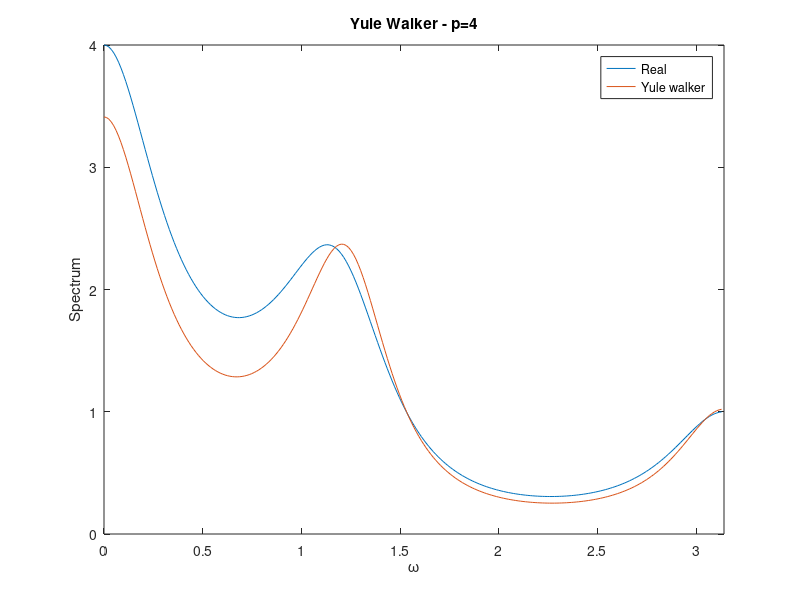
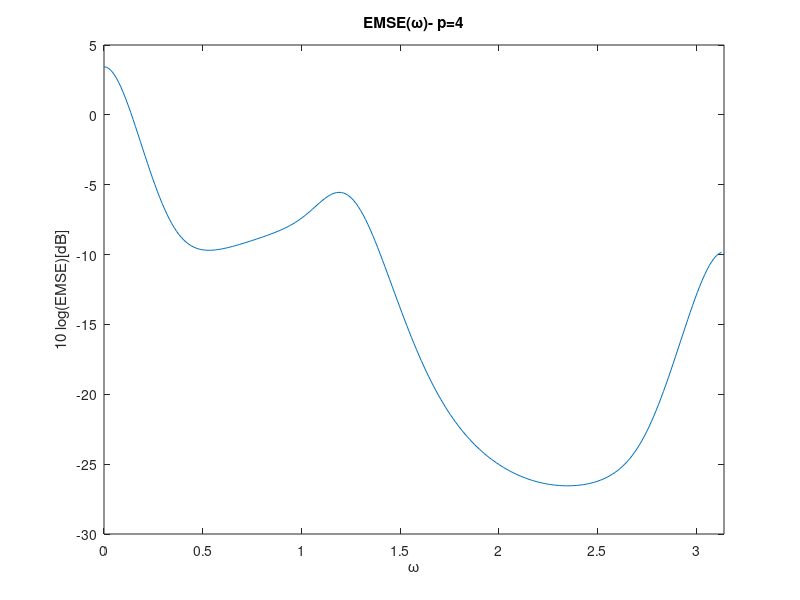
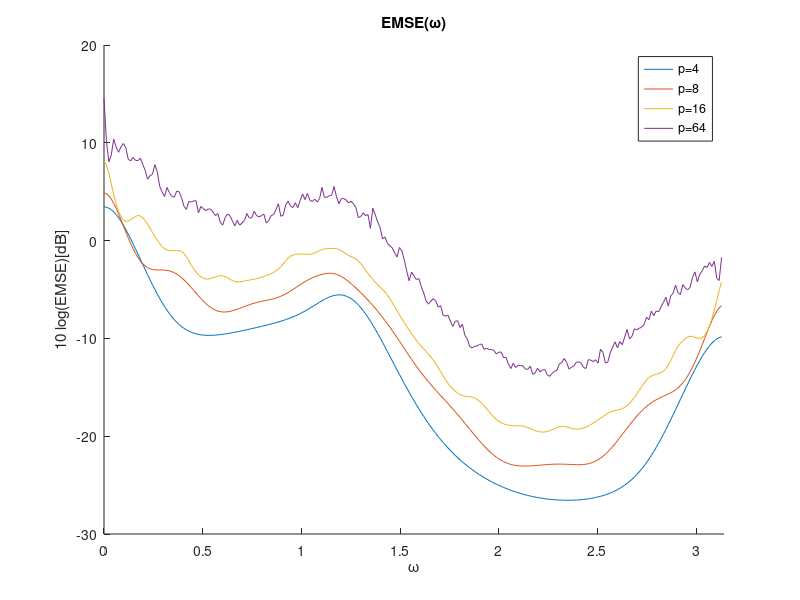
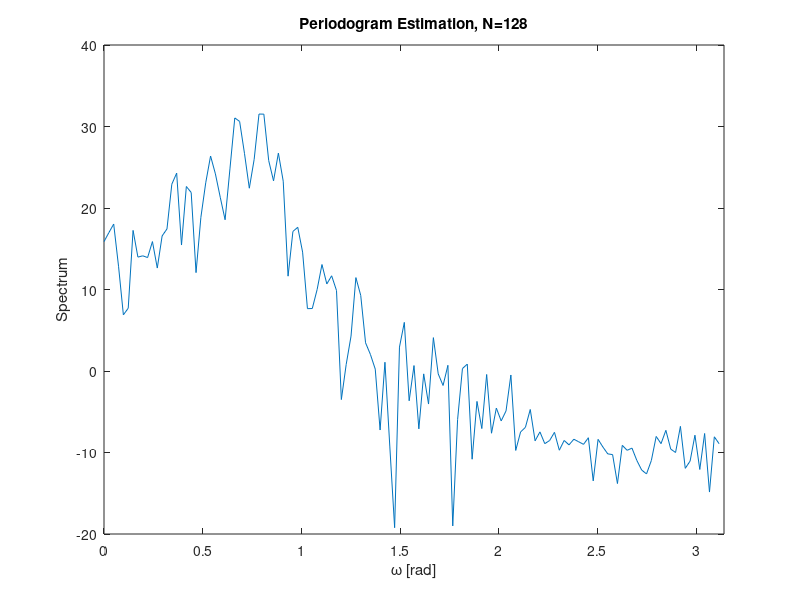

These charts were generated, in order, by the following MATLAB code:
%Q1
clear all
clc
b=1;
%Subsection 1
N=256;
a0=[1, -.5, .5 ];
a1=[1,0,-.5];
a=conv(a0,a1);
[h,w]=freqz(b,a,N);
spec=h.*conj(h);
p=4;
emse=0;
for l=1:1000
    u=randn(1,N);
    x=filter(b,a,u);
    [ar_spec,e]=aryule(x,p);
    estimated_h=freqz(1,ar_spec,N);
    estimated_s_spec=e.*estimated_h.*conj(estimated_h);
    emse=emse+(estimated_s_spec-spec).^2;
end
emse=emse./1000;
figure;
plot(w,spec,w,real(estimated_s_spec));
xlim ([0 pi])
title 'Yule Walker - p=4'
xlabel('\omega')
ylabel('Spectrum')
legend('Real','Yule walker')
%subsection 2
figure;
plot(w,10.*log(abs(emse))./log(10))
xlim ([0 pi])
title 'EMSE(\omega)- p=4'
xlabel('\omega')
ylabel('10 log(EMSE)[dB]')
%subsection 2
figure;
hold on;
plot(w,10.*log(abs(emse))./log(10));
for p=[8,16,64]
    emse=0;
    for l=1:1000
       u=randn(1,N);
       x=filter(b,a,u);
        [ar_spec,e]=aryule(x,p);
        estimated_h=freqz(1,ar_spec,N);
        estimated_s_spec=e.*estimated_h.*conj(estimated_h);
        emse=emse+(estimated_s_spec-spec).^2;
    end
    emse=emse./1000; 
    plot(w,10.*log(abs(emse))./log(10))    
end
xlim ([0 pi])
title 'EMSE(\omega)'
xlabel('\omega')
ylabel('10 log(EMSE)[dB]')
legend ('p=4','p=8','p=16','p=64')
hold off
%Q2
clear all
clc
a=[1,-1.3435,0.9025];
b=[1,1.3435,0.9025];
%Subsection 1+2
for N=[128,512,2048,2048]
    [h,w]=freqz(b,a,N);
    spec=h.*conj(h);
    u=randn(1,N);
    x=filter(b,a,u);
    r=zeros(1,N);
    s_per=zeros(N,1);
    s_check=zeros(N,1);
    for k=0:N-1
       r(k+1)=cat(2,zeros(1,k),x)*(cat(2,x,zeros(1,k)))';
       r(k+1)=r(k+1)/N;
       s_per=s_per+((x(k+1).*exp(-1i*k.*w))./sqrt(N));
    end
    s_per=s_per.*conj(s_per);
    figure
    plot(w,10.*log(abs(s_per))./log(10));
    xlim ([0 pi])
    title(['Periodogram Estimation, N=',num2str(N)])
    xlabel ('\omega [rad]')
    ylabel ('Spectrum')
end
plot(w,10.*log(abs(spec))./log(10));
xlim ([0 pi])
title 'Real Spectrum'
xlabel ('\omega [rad]')
ylabel 'Spectrum'
%Subsection 3- bartlett
N=2048;
for K=[32,128,256]
    L=2*K+1;
    w_b=bartlett(L);
    S_bartlett=zeros(N,1);
    for k=0:K
       if (k>=1)
         S_bartlett=S_bartlett+w_b(k+K+1).*r(k+1).*(exp(-k.*1i.*w)+exp(k.*1i.*w));
       else
         S_bartlett=r(k+1);
       end  
    end
    figure
    plot(w,10.*log(abs(S_bartlett))./log(10));
    xlim ([0 pi])
    title(['Bartlett Estimation, K=',num2str(K)])
    xlabel ('\omega [rad]')
    ylabel 'Spectrum'
end
figure
plot(w,10.*log(abs(spec))./log(10));
xlim ([0 pi])
title 'Real Spectrum'
xlabel ('\omega [rad]')
ylabel ('Spectrum')





